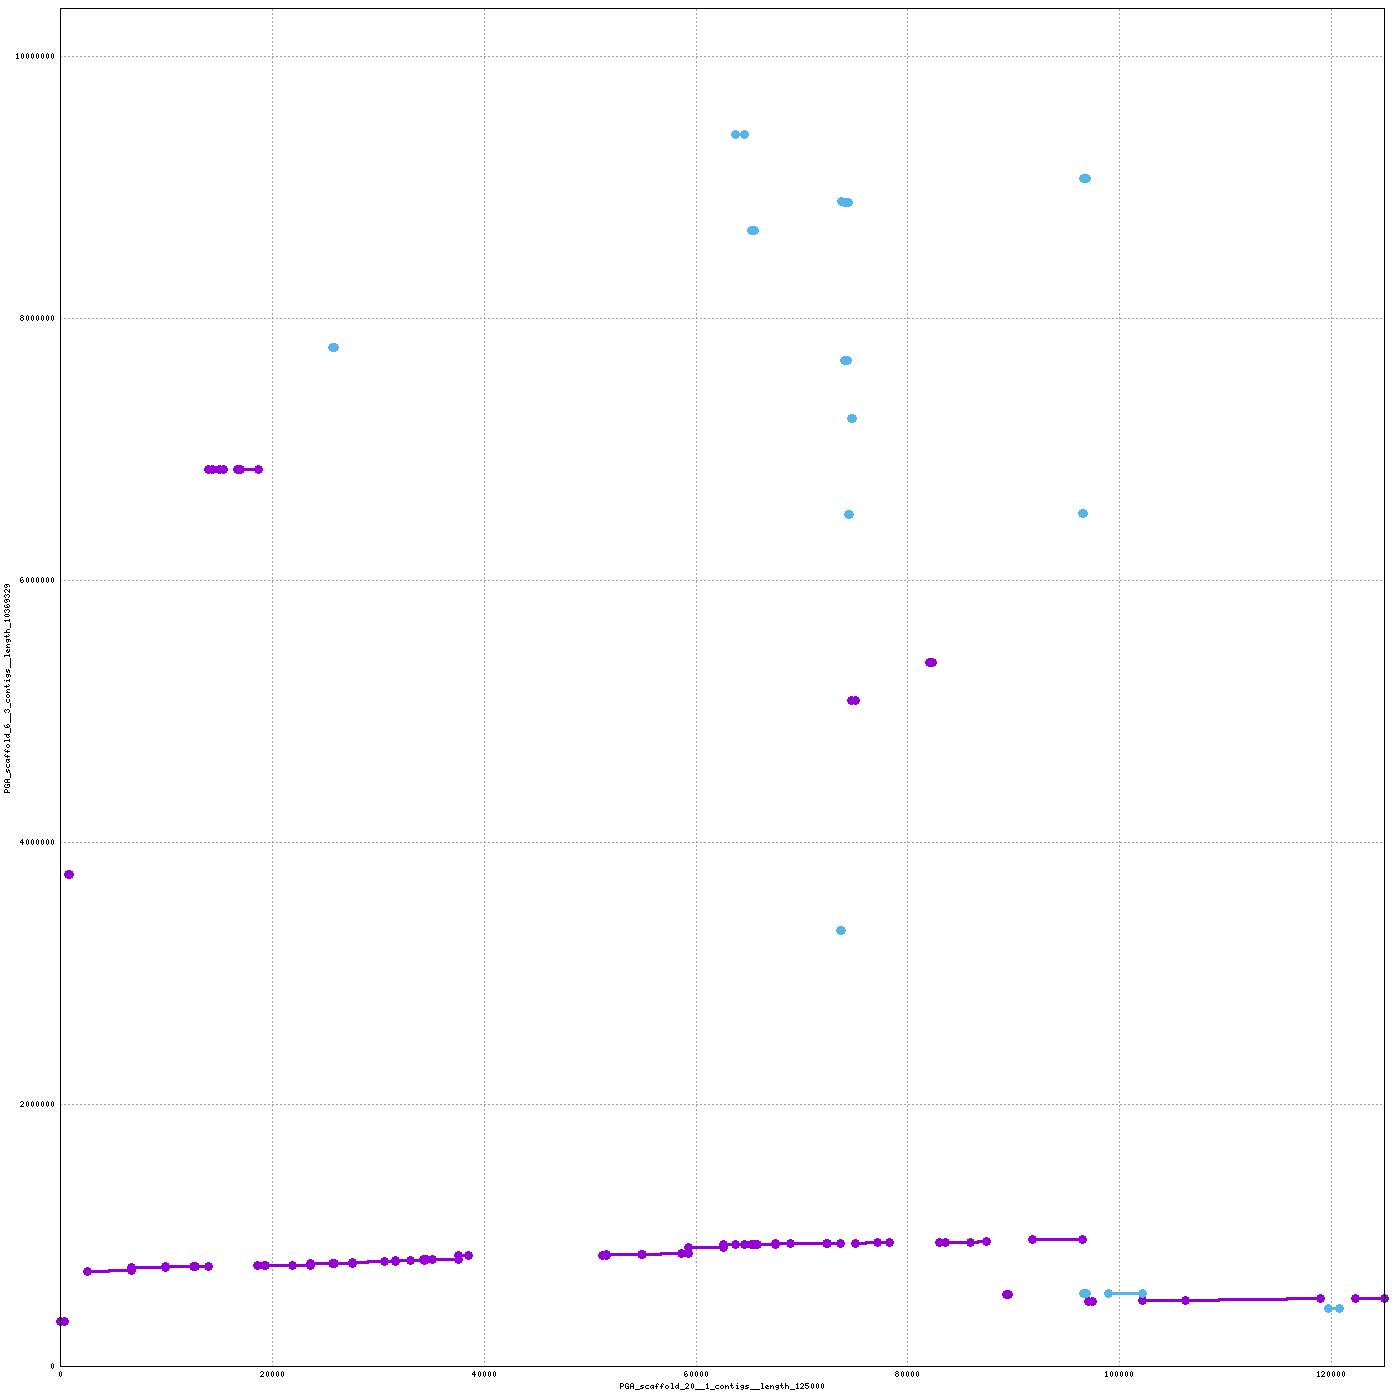

Source code (gnuplot):
set terminal png tiny size 1400,1400
set output "/home/mike/Desktop/scripts/snakes/plot_pairs/hiCversion1.linear/nucmer/nucmer.39.png"
set size 1,1
set grid
unset key
set border 15
set tics scale 0
set xlabel "PGA_scaffold_20__1_contigs__length_125000"
set ylabel "PGA_scaffold_6__3_contigs__length_10369329"
set format "%.0f"
set mouse format "%.0f"
set mouse mouseformat "[%.0f, %.0f]"
if(GPVAL_VERSION < 5) set mouse clipboardformat "[%.0f, %.0f]"
set xrange [1:125000]
set yrange [1:10369329]
set style line 1  lt 1 lw 3 pt 6 ps 1
set style line 2  lt 3 lw 3 pt 6 ps 1
set style line 3  lt 2 lw 3 pt 6 ps 1
plot \
 "/home/mike/Desktop/scripts/snakes/plot_pairs/hiCversion1.linear/nucmer/nucmer.39.fplot" title "FWD" w lp ls 1, \
 "/home/mike/Desktop/scripts/snakes/plot_pairs/hiCversion1.linear/nucmer/nucmer.39.rplot" title "REV" w lp ls 2
